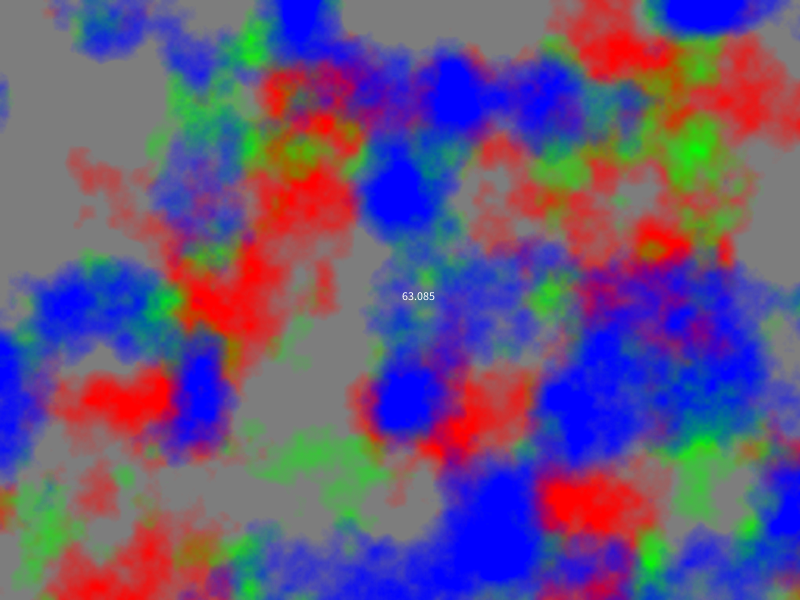
Frame 1 (no input)
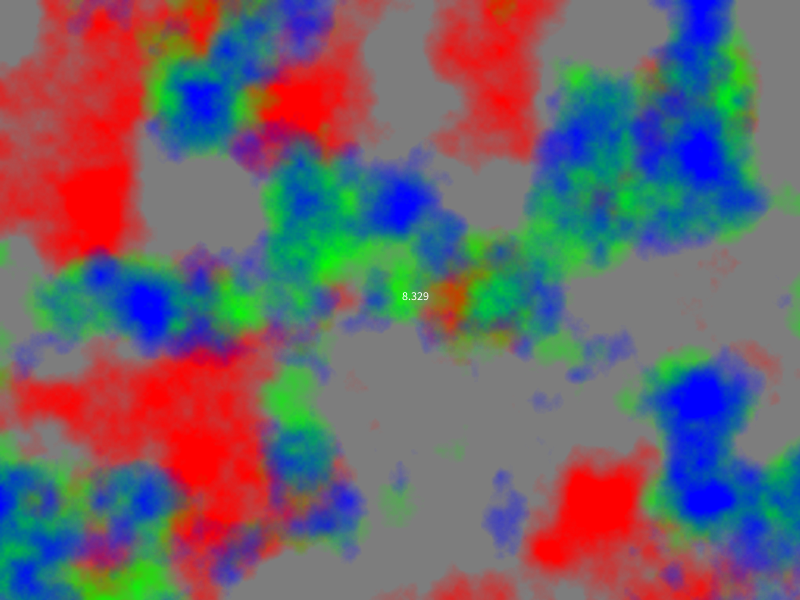
Frame 60 (the mouse pressed at the canvas centre just before this capture)
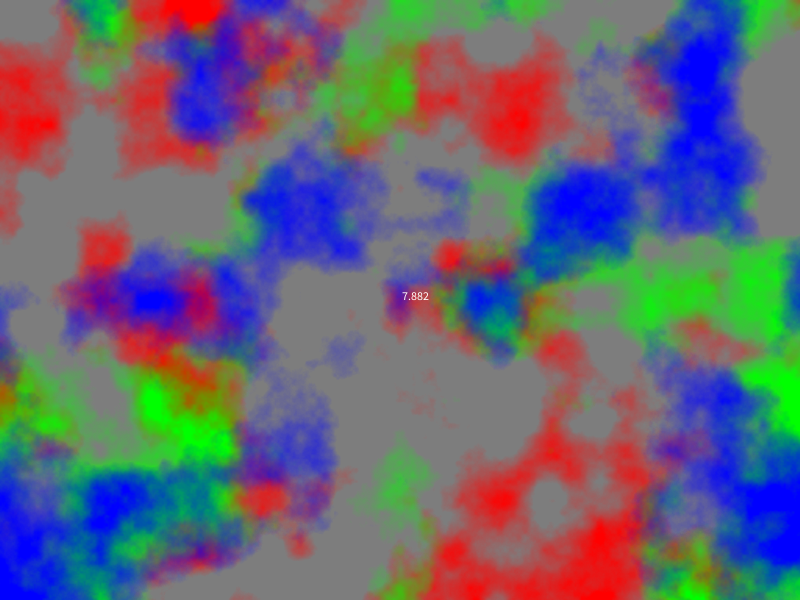
Frame 120 (the mouse held since frame 60 and released just before this capture)

The Processing sketch that drew these frames (run headless with seeded random() and noise(); from frame 60 on, the mouse is pressed at the canvas centre):

// Processing sketch: ColorTest
// ── ColorTest.pde
PGraphics bufferR;
PGraphics bufferG;
PGraphics bufferB;

void setup(){
  size(800, 600);
  bufferR = createGraphics(800, 600);
  bufferG = createGraphics(800, 600);
  bufferB = createGraphics(800, 600);
  noiseDetail(9, 0.5);
}

void draw(){
  background(125,125,125);
  drawNoise(bufferR, color(0xFF, 0x00, 0x00), 2.25 + frameCount * 0.01);
  image(bufferR, 0, 0);
  drawNoise(bufferG, color(0x00, 0xFF, 0x00), 4.5 + frameCount * 0.01);
  image(bufferG, 0, 0);
  drawNoise(bufferB, color(0x00, 0x00, 0xFF), 4.125 + frameCount * 0.01);
  image(bufferB, 0, 0);
  text(frameRate, width/2.0, height/2.0);
}


void drawNoise(PGraphics buffer, color c , float z){
  buffer.beginDraw();
  buffer.loadPixels();
  for(int y = 0 ; y < height; y++){
    for(int x = 0 ; x < width; x++){
      buffer.pixels[y * width + x] = color( c, round(255 *
        constrainedNoise(
          x * 0.01,
          y * 0.01,
          z,
          -0.5,
          5.0
        )
      ));
    } 
  }
  buffer.updatePixels();
  buffer.endDraw();
}

float constrainedNoise(float x, float y, float z, float offset, float gain){
  return gain * ( noise(x, y, z) + offset);
}
